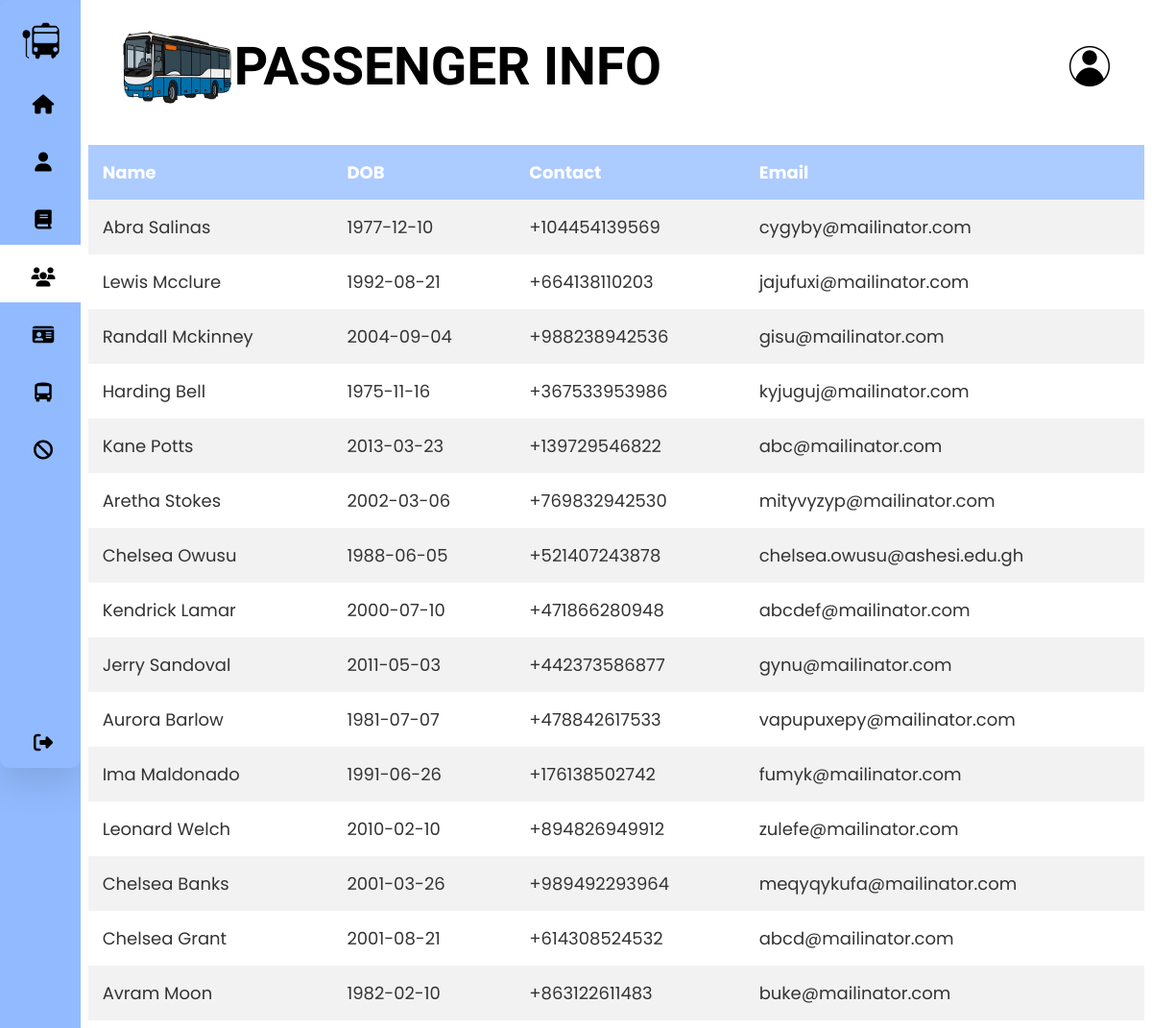
Screenshot of /admin/People.php with the database file from the repository.
### tables this page shows
CREATE TABLE `People` (
  `pid` int(11) NOT NULL,
  `role_id` int(11) NOT NULL,
  `fname` varchar(25) NOT NULL,
  `lname` varchar(25) NOT NULL,
  `dob` date NOT NULL,
  `email` varchar(255) NOT NULL,
  `telnumber` varchar(255) NOT NULL,
  `gender` int(11) NOT NULL,
  `passwrd` varchar(255) NOT NULL,
  `bio` varchar(255) DEFAULT NULL
);

### action/getAllPassengers.php (the view)
<?php
include("../settings/connection.php");
$sql = "SELECT CONCAT(People.fname, ' ', People.lname) AS fullname, People.dob, People.email, People.telnumber
FROM People
LEFT JOIN Driver ON Driver.pid = People.pid
WHERE Driver.pid IS NULL;
";
$result = $conn->query($sql);
if ($result->num_rows > 0) {
    while ($row = $result->fetch_assoc()) {
        echo "<tr>";
        echo "<td>" . $row["fullname"] . "</td>";
        echo "<td>" . $row["dob"] . "</td>";
        echo "<td>" . $row["telnumber"] . "</td>";
        echo "<td>" . $row["email"] . "</td>";
    }
} else {
    echo "<tr><td colspan='5'>No user found</td></tr>";
}

### css/Profile.css (style rules this page uses)
* { margin: 0; padding: 0; outline: none; border: none; text-decoration: none; box-sizing: border-box; font-family: "Poppins", sans-serif; }
body { background-color:#92bbff; display: flex; justify-content: space-between; width: 100; }

### css/Dashboard.css (style rules this page uses)
* { margin: 0; padding: 0; outline: none; border: none; text-decoration: none; box-sizing: border-box; font-family: "Poppins", sans-serif; }
body { display: flex; background-repeat: no-repeat; background-size: cover; justify-content: space-between; width: 100; background-color:#92bbff; }
td { padding: 15px; font-size: 18px; color: #333; }
tr:nth-child(even) { background: #fff; }

### rows the page displays
people: fullname "Abra Salinas", dob "1977-12-10", telnumber "+104454139569", email "cygyby@mailinator.com"
people: fullname "Lewis Mcclure", dob "1992-08-21", telnumber "+664138110203", email "jajufuxi@mailinator.com"
people: fullname "Randall Mckinney", dob "2004-09-04", telnumber "+988238942536", email "gisu@mailinator.com"
people: fullname "Harding Bell", dob "1975-11-16", telnumber "+367533953986", email "kyjuguj@mailinator.com"
people: fullname "Kane Potts", dob "2013-03-23", telnumber "+139729546822", email "abc@mailinator.com"
people: fullname "Aretha Stokes", dob "2002-03-06", telnumber "+769832942530", email "mityvyzyp@mailinator.com"
people: fullname "Chelsea Owusu", dob "1988-06-05", telnumber "+521407243878", email "chelsea.owusu@ashesi.edu.gh"
people: fullname "Kendrick Lamar", dob "2000-07-10", telnumber "+471866280948", email "abcdef@mailinator.com"
people: fullname "Jerry Sandoval", dob "2011-05-03", telnumber "+442373586877", email "gynu@mailinator.com"
people: fullname "Aurora Barlow", dob "1981-07-07", telnumber "+478842617533", email "vapupuxepy@mailinator.com"
people: fullname "Ima Maldonado", dob "1991-06-26", telnumber "+176138502742", email "fumyk@mailinator.com"
people: fullname "Leonard Welch", dob "2010-02-10", telnumber "+894826949912", email "zulefe@mailinator.com"
people: fullname "Chelsea Banks", dob "2001-03-26", telnumber "+989492293964", email "meqyqykufa@mailinator.com"
people: fullname "Chelsea Grant", dob "2001-08-21", telnumber "+614308524532", email "abcd@mailinator.com"
people: fullname "Avram Moon", dob "1982-02-10", telnumber "+863122611483", email "buke@mailinator.com"
